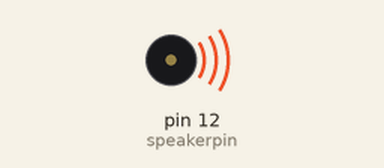
Simulated run of this sketch. Board: Arduino Uno, built with avr-gcc and run on an emulated ATmega328P. On the bench: buzzer (waves = sounding).

Above: at 0.1 s.
At 1.3 s:
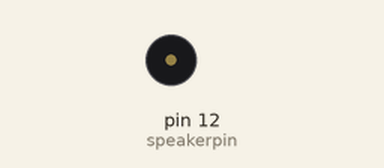
Timing chart, 0 to 2.8 s (numbered marks = the images above):
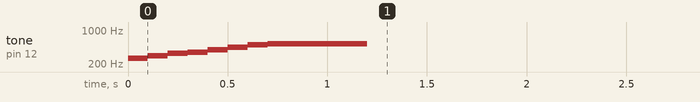

The sketch:

piezo.ino
```cpp
int speakerpin = 12; //스피커가 연결된 디지털핀 설정
int note[] = {262,294,330,349,392,440,494,523}; //도레미파솔라시도

void setup() {
  int elementCount = sizeof(note) / sizeof(int);
  for (int i=0; i < elementCount; i++)    //note를 play
  {
    tone(speakerpin,note[i],500);
    delay(100);
  }
}

void loop() {
}
```

Measured:
- by itself, tone on pin 12 (speakerpin): plays 262 Hz for 0.10 s, 294 Hz for 0.10 s, 330 Hz for 0.10 s, 349 Hz for 0.10 s, 392 Hz for 0.10 s, 440 Hz for 0.10 s … (8 notes in this stretch)
